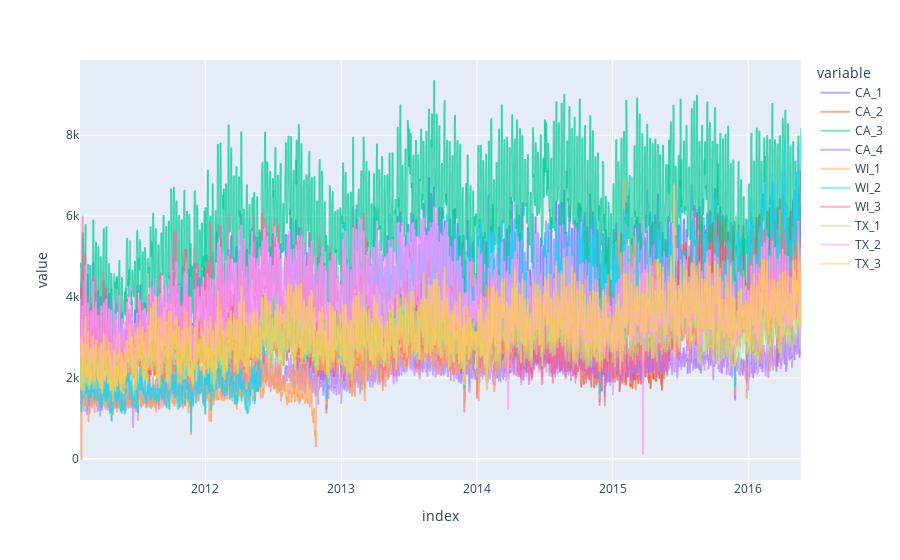

The cell this chart's notebook holds for it:
### Code cell
fig = px.line(all_store_sales, x=all_store_sales.index, y=all_store_sales.columns[0:])
fig.update_traces(opacity=0.5)
fig.show()

### Figure 1 — Plotly figure (JSON) as saved in the notebook; plotly's stock layout.template omitted (floating-point values rounded to 4 significant figures; data arrays with more than 128 entries replaced by an {"elided": "..."} marker saying what was removed)
{"data": [{"hovertemplate": "variable=CA_1<br>index=%{x}<br>value=%{y}<extra></extra>", "legendgroup": "CA_1", "line": {"color": "#636efa", "dash": "solid"}, "marker": {"symbol": "circle"}, "mode": "lines", "name": "CA_1", "showlegend": true, "x": {"elided": "1941 str values"}, "xaxis": "x", "y": {"elided": "1941 float values"}, "yaxis": "y", "type": "scattergl", "opacity": 0.5}, {"hovertemplate": "variable=CA_2<br>index=%{x}<br>value=%{y}<extra></extra>", "legendgroup": "CA_2", "line": {"color": "#EF553B", "dash": "solid"}, "marker": {"symbol": "circle"}, "mode": "lines", "name": "CA_2", "showlegend": true, "x": {"elided": "1941 str values"}, "xaxis": "x", "y": {"elided": "1941 float values"}, "yaxis": "y", "type": "scattergl", "opacity": 0.5}, {"hovertemplate": "variable=CA_3<br>index=%{x}<br>value=%{y}<extra></extra>", "legendgroup": "CA_3", "line": {"color": "#00cc96", "dash": "solid"}, "marker": {"symbol": "circle"}, "mode": "lines", "name": "CA_3", "showlegend": true, "x": {"elided": "1941 str values"}, "xaxis": "x", "y": {"elided": "1941 float values"}, "yaxis": "y", "type": "scattergl", "opacity": 0.5}, {"hovertemplate": "variable=CA_4<br>index=%{x}<br>value=%{y}<extra></extra>", "legendgroup": "CA_4", "line": {"color": "#ab63fa", "dash": "solid"}, "marker": {"symbol": "circle"}, "mode": "lines", "name": "CA_4", "showlegend": true, "x": {"elided": "1941 str values"}, "xaxis": "x", "y": {"elided": "1941 float values"}, "yaxis": "y", "type": "scattergl", "opacity": 0.5}, {"hovertemplate": "variable=WI_1<br>index=%{x}<br>value=%{y}<extra></extra>", "legendgroup": "WI_1", "line": {"color": "#FFA15A", "dash": "solid"}, "marker": {"symbol": "circle"}, "mode": "lines", "name": "WI_1", "showlegend": true, "x": {"elided": "1941 str values"}, "xaxis": "x", "y": {"elided": "1941 float values"}, "yaxis": "y", "type": "scattergl", "opacity": 0.5}, {"hovertemplate": "variable=WI_2<br>index=%{x}<br>value=%{y}<extra></extra>", "legendgroup": "WI_2", "line": {"color": "#19d3f3", "dash": "solid"}, "marker": {"symbol": "circle"}, "mode": "lines", "name": "WI_2", "showlegend": true, "x": {"elided": "1941 str values"}, "xaxis": "x", "y": {"elided": "1941 float values"}, "yaxis": "y", "type": "scattergl", "opacity": 0.5}, {"hovertemplate": "variable=WI_3<br>index=%{x}<br>value=%{y}<extra></extra>", "legendgroup": "WI_3", "line": {"color": "#FF6692", "dash": "solid"}, "marker": {"symbol": "circle"}, "mode": "lines", "name": "WI_3", "showlegend": true, "x": {"elided": "1941 str values"}, "xaxis": "x", "y": {"elided": "1941 float values"}, "yaxis": "y", "type": "scattergl", "opacity": 0.5}, {"hovertemplate": "variable=TX_1<br>index=%{x}<br>value=%{y}<extra></extra>", "legendgroup": "TX_1", "line": {"color": "#B6E880", "dash": "solid"}, "marker": {"symbol": "circle"}, "mode": "lines", "name": "TX_1", "showlegend": true, "x": {"elided": "1941 str values"}, "xaxis": "x", "y": {"elided": "1941 float values"}, "yaxis": "y", "type": "scattergl", "opacity": 0.5}, {"hovertemplate": "variable=TX_2<br>index=%{x}<br>value=%{y}<extra></extra>", "legendgroup": "TX_2", "line": {"color": "#FF97FF", "dash": "solid"}, "marker": {"symbol": "circle"}, "mode": "lines", "name": "TX_2", "showlegend": true, "x": {"elided": "1941 str values"}, "xaxis": "x", "y": {"elided": "1941 float values"}, "yaxis": "y", "type": "scattergl", "opacity": 0.5}, {"hovertemplate": "variable=TX_3<br>index=%{x}<br>value=%{y}<extra></extra>", "legendgroup": "TX_3", "line": {"color": "#FECB52", "dash": "solid"}, "marker": {"symbol": "circle"}, "mode": "lines", "name": "TX_3", "showlegend": true, "x": {"elided": "1941 str values"}, "xaxis": "x", "y": {"elided": "1941 float values"}, "yaxis": "y", "type": "scattergl", "opacity": 0.5}], "layout": {"xaxis": {"anchor": "y", "domain": [0.0, 1.0], "title": {"text": "index"}}, "yaxis": {"anchor": "x", "domain": [0.0, 1.0], "title": {"text": "value"}}, "legend": {"title": {"text": "variable"}, "tracegroupgap": 0}, "margin": {"t": 60}}}
